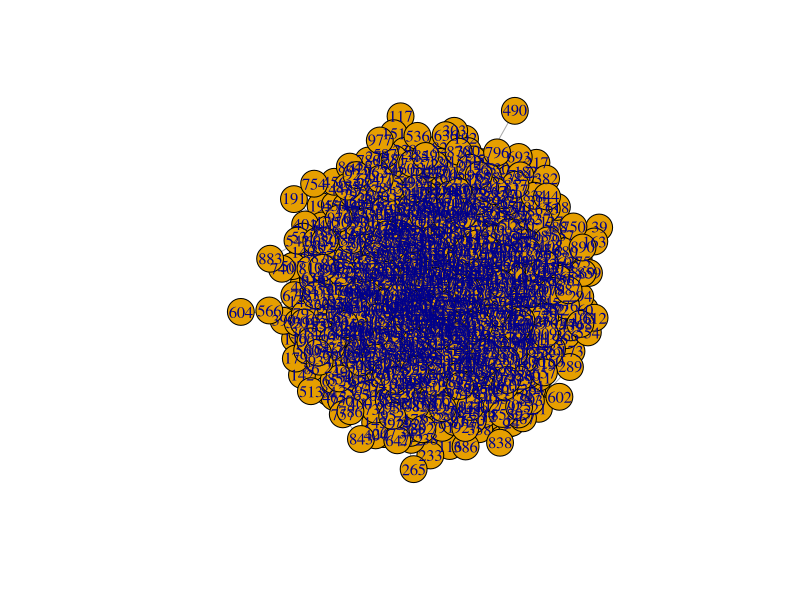

The R script that drew this image: (Note: this script raises an error after producing the figure.)
library(matrixStats)
library(igraph)

#sanity check for 3c
#problem 3 (c)
p = 0.01
numNodes = 1000

g_3c <- sample_gnp(numNodes, p)
while (!is.connected(g_3c))
{
  g_3c <- sample_gnp(numNodes, p)
  print("Not Connected, Regenerating")
}
plot(g_3c)

# set parameters
maxSteps = 15#numNodes/10
stepInt = 1 #numNodes/100
numIter = numNodes


walkerVisit <- c(1:numNodes)*0
startNode <- sample(1:numNodes,1)

for (j in 1:numIter){
  rw <- c()
  #continue = TRUE
  for (t in 1:maxSteps){
    #if(continue == TRUE){
      rw[t]<-startNode
      walkerVisit[rw[t]] <- walkerVisit[rw[t]]+1
      #walkerVisit[startNode] <- walkerVisit[startNode]+1
      neighborNodes <- neighbors(g_3c,startNode)
      if(length(neighborNodes)==2){
        nextNode <- neighborNodes[1]
      }else {
        nextNode <- sample(neighborNodes,1)
        while(nextNode == prevNode){
          nextNode <- sample(neighborNodes,1)
        }
      }
     
      prevNode <- startNode
      startNode <- nextNode
      #smp <- sample(1:100,1)
      #if(smp>85){
        #continue = FALSE; 
      #}
    #}
  }
  print(j)
}

totalVisit <- sum(walkerVisit)  #Calculate total number of visits of the walker
walkerVisitProb <- walkerVisit/totalVisit   #Calculate the probability that the walker visits each node
nodesDegree <- degree(g_3c)    #Calculate degree of each node

cor(walkerVisitProb, nodesDegree)
plot(walkerVisitProb, nodesDegree, main="3(c) Probability of visit vs. Degree of each node", xlab="Probability of visit", ylab="Degree of node")

